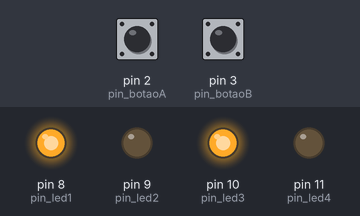
Bench run of a sketch on a simulated Arduino Uno, built with avr-gcc and run on an emulated ATmega328P. On the bench: output pins drawn as LEDs (lit = HIGH). Inputs (shaded band) come from the test bench; at power-on: pin 2 (pin_botaoA) LOW, pin 3 (pin_botaoB) LOW.

Above: at 1.2 s.
1.3 s: pin 2 (pin_botaoA) pulled HIGH for 0.15 s
At 2.2 s:
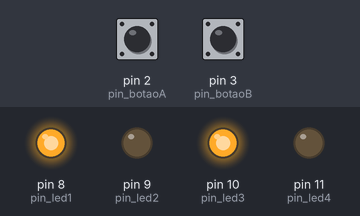
3.0 s: pin 3 (pin_botaoB) pulled HIGH for 0.15 s
At 4.4 s:
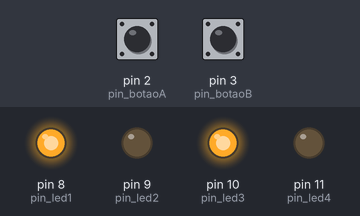
4.7 s: pin 2 (pin_botaoA) pulled HIGH for 1 s
At 5.5 s:
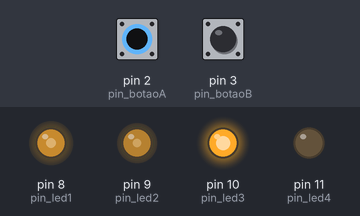
7.2 s: pin 3 (pin_botaoB) pulled HIGH for 0.15 s
At 7.8 s:
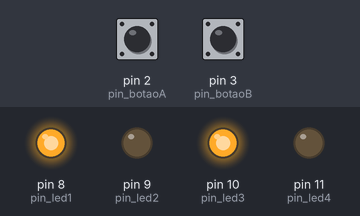
8.9 s: pin 3 (pin_botaoB) pulled HIGH for 3.2 s
At 10.0 s:
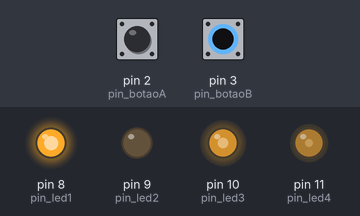
13.6 s: pin 2 (pin_botaoA) driven HIGH and pin 3 (pin_botaoB) driven HIGH
At 14.0 s:
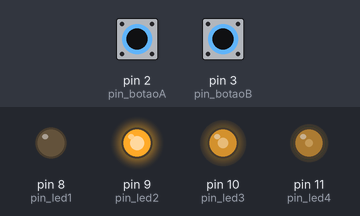
Timing chart, 0 to 16.1 s (numbered marks = the images above; inputs shaded):
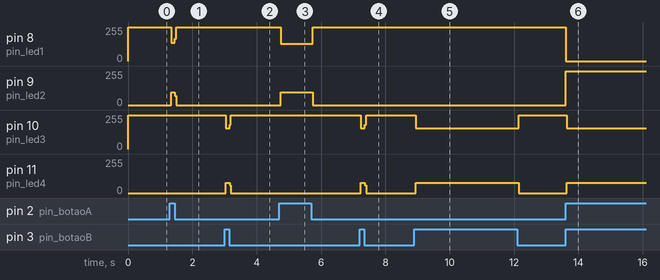

Measured:
- after the input at 1.3 s, pin 8 (pin_led1): 255/255 → 136/255 at once, → 255/255 0.12 s later; pin 9 (pin_led2): 0/255 → 95/255 at once, → 0/255 0.12 s later
- after the input at 3.0 s, pin 10 (pin_led3): 255/255 → 156/255 at once, → 255/255 0.12 s later; pin 11 (pin_led4): 0/255 → 76/255 at once, → 0/255 0.12 s later
- after the input at 4.7 s, pin 8 (pin_led1): 255/255 → 130/255 at once, → 255/255 1.0 s later; pin 9 (pin_led2): 0/255 → 95/255 at once, → 0/255 1.0 s later
- after the input at 7.2 s, pin 10 (pin_led3): 255/255 → 156/255 at once, → 255/255 0.12 s later; pin 11 (pin_led4): 0/255 → 76/255 at once, → 0/255 0.12 s later
- after the input at 8.9 s, pin 10 (pin_led3): 255/255 → 156/255 at once, → 255/255 3.2 s later; pin 11 (pin_led4): 0/255 → 76/255 at once, → 0/255 3.2 s later
- after the input at 13.6 s, pin 8 (pin_led1): 255/255 → 0/255 at once; pin 9 (pin_led2): 0/255 → 255/255 at once; pin 10 (pin_led3): 255/255 → 157/255 at once; pin 11 (pin_led4): 0/255 → 76/255 at once

The sketch:

Atividade1.ino
```cpp
#define pin_led1 8
#define pin_led2 9
#define pin_led3 10
#define pin_led4 11
#define pin_botaoA 2
#define pin_botaoB 3
#define pin_botaoC 4

void setup() {
  pinMode(pin_led1, OUTPUT);
  pinMode(pin_led2, OUTPUT);
  pinMode(pin_led3, OUTPUT);
  pinMode(pin_led4, OUTPUT);
  pinMode(pin_botaoA, INPUT);
  pinMode(pin_botaoB, INPUT);
  pinMode(pin_botaoC, INPUT);

}

void loop() {
  bool botaoA = digitalRead(pin_botaoA);
  bool botaoB = digitalRead(pin_botaoB);
  if (botaoA == 1) {
    digitalWrite(pin_led2, HIGH);
    digitalWrite(pin_led1, LOW);
  } else {
    digitalWrite(pin_led2, LOW);
    digitalWrite(pin_led1, HIGH);
  }
  if (botaoB == 1) {
    digitalWrite(pin_led4, HIGH);
    digitalWrite(pin_led3, LOW);
  } else {
    digitalWrite(pin_led4, LOW);
    digitalWrite(pin_led3, HIGH);
  }
  if ((botaoA == 1) && (botaoB == 1)) {
    digitalWrite(pin_led2, HIGH);
    digitalWrite(pin_led4, LOW);
    digitalWrite(pin_led1, LOW);
    digitalWrite(pin_led3, HIGH);
  } else {
    digitalWrite(pin_led2, LOW);
    digitalWrite(pin_led4, LOW);
    digitalWrite(pin_led1, HIGH);
    digitalWrite(pin_led3, HIGH);
  }
}
```
